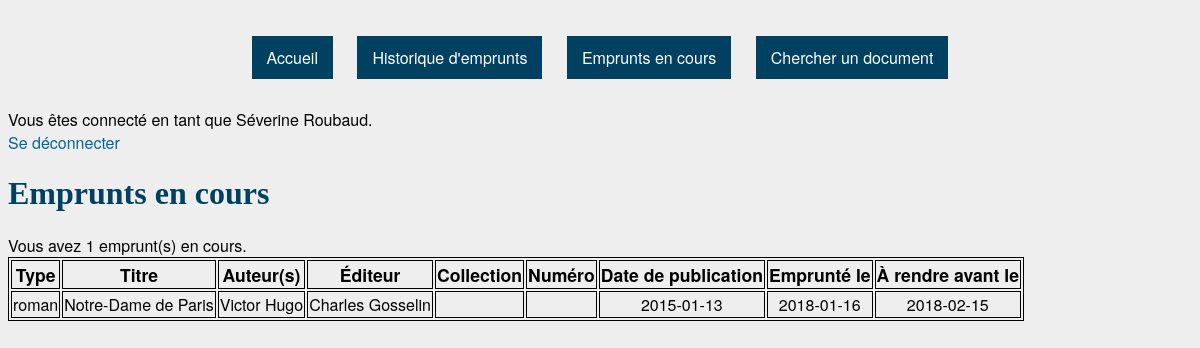
The page /emprunts.php (signed in) on the database its author committed.
### tables this page shows
CREATE TABLE `Emprunts` (
  `ID` int(11) NOT NULL,
  `abonné` int(11) NOT NULL,
  `document` int(11) NOT NULL,
  `date_emprunt` date NOT NULL,
  `date_retour_prevue` date NOT NULL
);

CREATE TABLE `Documents` (
  `ID` int(11) NOT NULL,
  `titre` varchar(20) NOT NULL,
  `type` varchar(20) NOT NULL,
  `éditeur` varchar(20) DEFAULT NULL,
  `collection` varchar(20) DEFAULT NULL,
  `numéro` int(11) DEFAULT NULL,
  `date_publication` date NOT NULL,
  `disponible` tinyint(1) NOT NULL DEFAULT '1'
);

CREATE TABLE `Auteurs` (
  `ID` int(11) NOT NULL,
  `nom` varchar(20) NOT NULL
);

### session.php (called while the page is built, shortened)
<?php
	$db = mysqli_connect("localhost", $_SESSION['pseudo'], $_SESSION['mdp'], "bibli");
	$verif = $_SESSION['pseudo'];
	if ($_SESSION['is_admin']) {
		$query = mysqli_query($db, "SELECT * FROM Admins WHERE pseudo = '$verif'");
	}
	else {
		$query = mysqli_query($db, "SELECT * FROM Abonnés WHERE pseudo = '$verif'");
	}
	$row = mysqli_fetch_assoc($query);
	$user_id = $row['ID'];
	$nom = $row['nom'];
	$prenom = $row['prénom'];
?>

### emprunts.php (the view, shortened to what this page needs)
<?php
	include('session.php');
?>
<!DOCTYPE html>
<html>
	<head>
		<link href="style.css" rel="stylesheet" type="text/css">
	</head>
	<body>
		<?php
			include('header.php');
		?>
		<h1>Emprunts en cours</h1>
		<?php
			$result = mysqli_query($db, "SELECT document, date_emprunt, date_retour_prevue FROM Emprunts WHERE abonné = '$user_id' ORDER BY date_emprunt");
			$row_cpt = mysqli_num_rows($result);
			if ($row_cpt == 0) {
				echo "<div>Vous n'avez aucun emprunt en cours.</div>";
			}
			else {
				echo '<div>Vous avez ' . $row_cpt . ' emprunt(s) en cours.</div>';
				echo '<table><tr id="header"><td>Type</td><td>Titre</td><td>Auteur(s)</td><td>Éditeur</td><td>Collection</td><td>Numéro</td><td>Date de publication</td><td>Emprunté le</td><td>À rendre avant le</td></tr>';
				while ($row = mysqli_fetch_row($result)) {
					$doc_id = $row[0];
					$result_doc = mysqli_query($db, "SELECT * FROM Documents WHERE ID = '$doc_id'");
					$doc = mysqli_fetch_row($result_doc);
					$result_auteurs = mysqli_query($db, "SELECT nom FROM CrééPar, Auteurs WHERE document = '$doc_id' AND auteur = ID");
					$first_auteur = True;
					$auteurs = "";
					while ($auteur = mysqli_fetch_row($result_auteurs)) {
						if ($first_auteur) {
							$auteurs = $auteur[0];
							$first_auteur = False;
						}
						else {
							$auteurs = $auteurs . ", " . $auteur[0];
						}
					}
					echo '<tr><td>' . $doc[2] . '</td><td>' . $doc[1] . '</td><td>' . $auteurs . '</td><td>' . $doc[3]
						. '</td><td>' . $doc[4] . '</td><td>' . $doc[5] . '</td><td>' . $doc[6]
						. '</td><td>' . $row[1] . '</td><td>' . $row[2] . '</td></tr>';
				}
				echo '</table>';
			}
		?>
	</body>
</html>

### header.php
<div class="menu">
	<a href=home.php>Accueil</a>
	<a href=historique.php>Historique d'emprunts</a>
	<a href=emprunts.php>Emprunts en cours</a>
	<a href=recherche.php>Chercher un document</a>
</div>
<div>Vous êtes connecté en tant que <?php echo $prenom . " " . $nom; ?>.</div>
<div><a href="logout.php">Se déconnecter</a></div>

### style.css (style rules this page uses)
body { background-color: #eeeeee; font-family: "HelveticaNeue-Light", "Helvetica Neue Light", "Helvetica Neue", Helvetica, Arial, "Lucida Grande", sans-serif; font-weight: 500; }
h1, h2, h3, h4, h5, h6 { font-family: Georgia, serif; color: #004060; }
a, a:visited { color: #006699; text-decoration: none; }
table, td { text-align: center; border: 1px solid black; }
#header { font-size: 1.1em; font-weight: bold; }
.menu { text-align: center; top: 0; width:100%; }
.menu a { background: #004060; color: #FFF; padding: 10px 15px; margin: 10px 10px 10px 10px; line-height: 100px; }

### rows shown on the page
abonnés: prénom "Séverine", nom "Roubaud"
emprunts: documents.type "roman", documents.titre "Notre-Dame de Paris", auteurs.nom "Victor Hugo", documents.éditeur "Charles Gosselin", documents.date_publication "2015-01-13", date_emprunt "2018-01-16", date_retour_prevue "2018-02-15"

### other values the page prints
$row_cpt "1"
